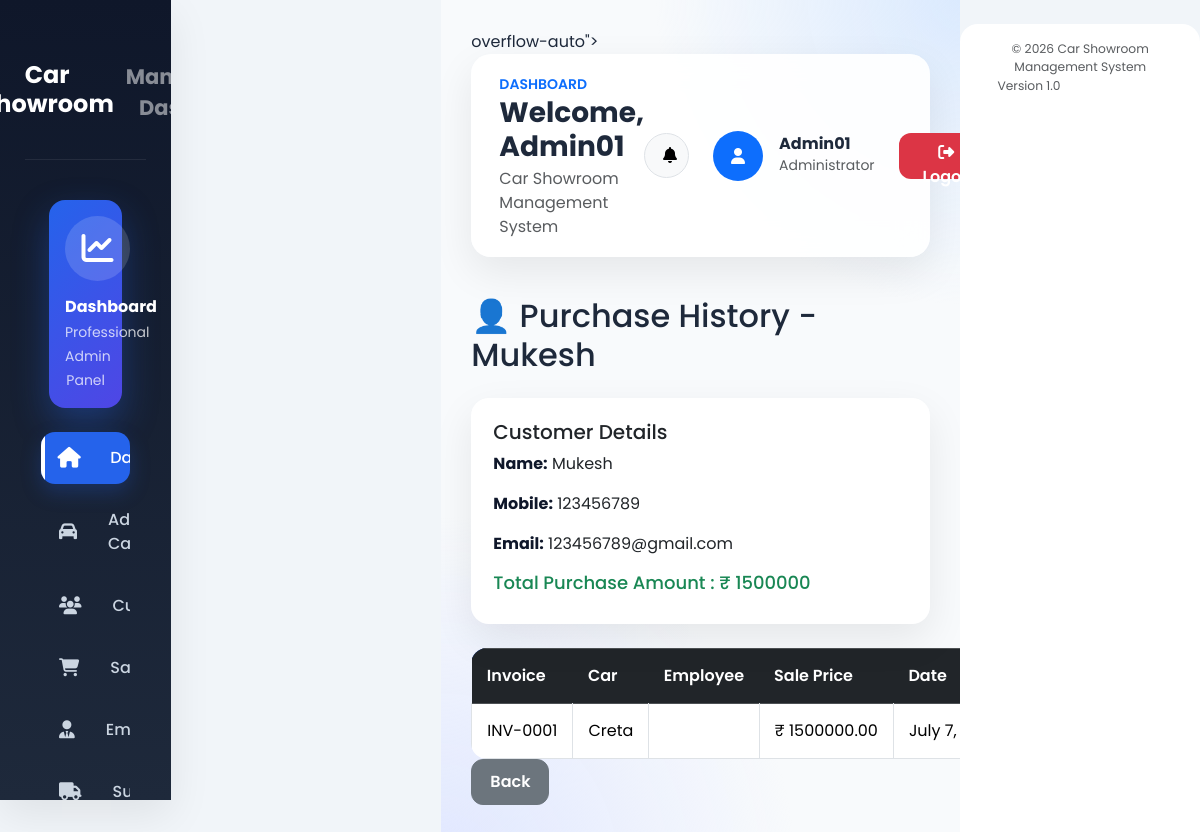
Before: /customer-history/1/ (signed in) with the older database file.
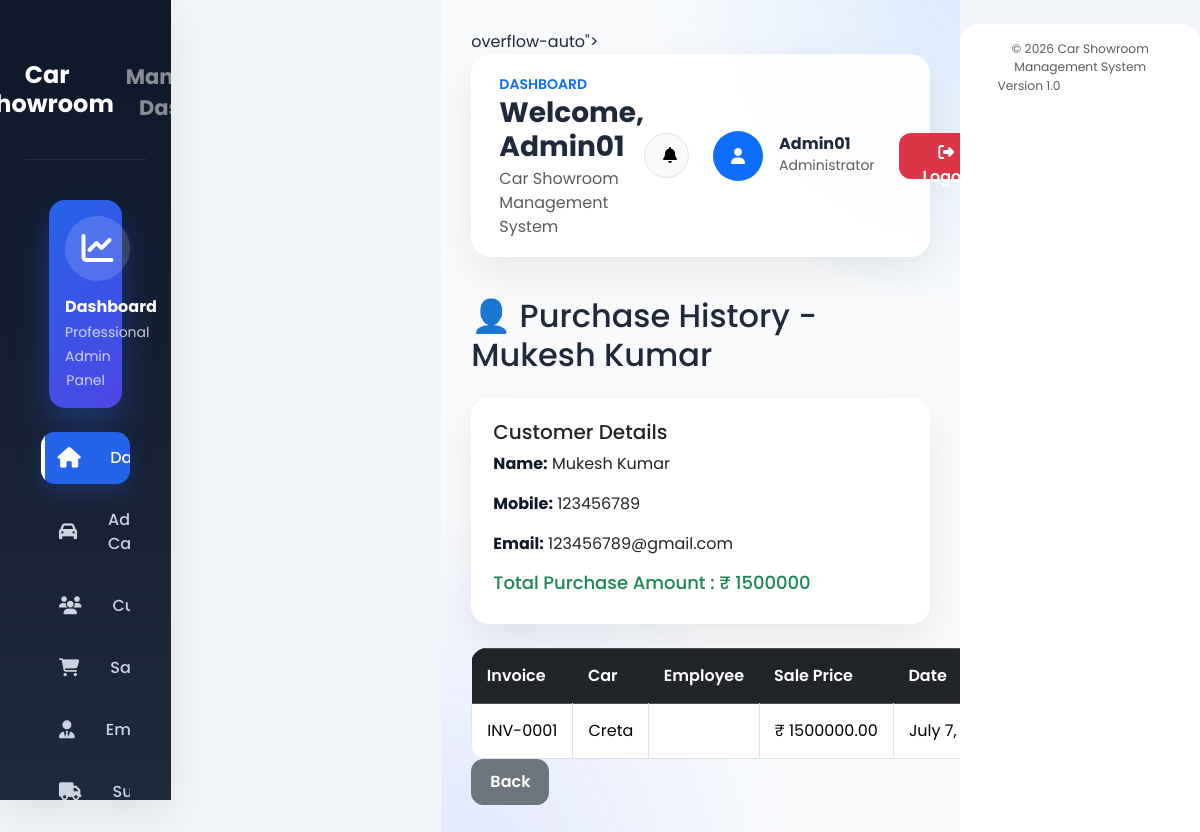
After: the same page with the newer database file.
### showroom/models.py (models this page shows, shortened)
class Customer(models.Model):
    name = models.CharField(max_length=100)
    mobile = models.CharField(max_length=15)
    email = models.EmailField()
    address = models.TextField()
    aadhaar = models.CharField(max_length=20)
    class Meta:
        ordering = ["name"]

### showroom/views.py (the view)
# urls.py: path("customer-history/<int:id>/", views.customer_history, name="customer_history"),
@login_required
def customer_history(request, id):
    customer = get_object_or_404(
        Customer,
        id=id
    )
    sales = (
        Sale.objects
        .select_related(
            "car",
            "employee"
        )
        .filter(customer=customer)
        .order_by("-sale_date")
    )
    total_amount = (
        sales.aggregate(
            Sum("sale_price")
        )["sale_price__sum"] or 0
    )
    return render(
        request,
        "showroom/customer_history.html",
        {
            "customer": customer,
            "sales": sales,
            "total_amount": total_amount,
        }
    )

### showroom/templates/showroom/customer_history.html
{% extends "showroom/base.html" %}
{% block content %}
<h2 class="mb-4">
    👤 Purchase History - {{ customer.name }}
</h2>
<div class="card mb-4">
    <div class="card-body">
        <h5>Customer Details</h5>
        <p><strong>Name:</strong> {{ customer.name }}</p>
        <p><strong>Mobile:</strong> {{ customer.mobile }}</p>
        <p><strong>Email:</strong> {{ customer.email }}</p>
        <h4 class="text-success">
            Total Purchase Amount : ₹ {{ total_amount }}
        </h4>
    </div>
</div>
<table class="table table-bordered table-hover">
    <thead class="table-dark">
        <tr>
            <th>Invoice</th>
            <th>Car</th>
            <th>Employee</th>
            <th>Sale Price</th>
            <th>Date</th>
        </tr>
    </thead>
    <tbody>
        {% for sale in sales %}
        <tr>
            <td>{{ sale.invoice_number }}</td>
            <td>{{ sale.car.car_name }}</td>
            <td>{{ sale.employee.name }}</td>
            <td>₹ {{ sale.sale_price }}</td>
            <td>{{ sale.sale_date }}</td>
        </tr>
        {% empty %}
        <tr>
            <td colspan="5" class="text-center">
                No Purchase History
            </td>
        </tr>
        {% endfor %}
    </tbody>
</table>
<a href="{% url 'customer_list' %}" class="btn btn-secondary">
    Back
</a>
{% endblock %}

Changed rows visible on the page:
changed Customer "123456789@gmail.com": name "Mukesh" → "Mukesh Kumar"
